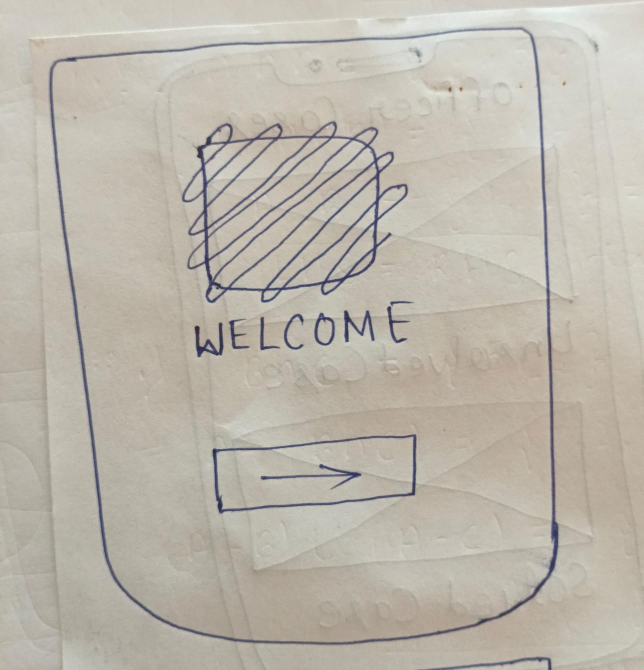
#> input picture dataset/custom_sketches/img1.jpeg, 1287 x 1340 px (shown at 1/2 size)
$ python -i camera_services.py   (imports and definitions only)
#> lines starting #> are read from the running program, lines starting #| are printed output that depends on the picture; after the words box and inside, x2 and y2 are one past the last pixel; in counts of white or black regions, pixels touching at a corner belong together
#> further down, picture is the input picture: shape (1340, 1287, 3); mean B, G, R 172.2, 183, 188.5
"""
Phase 3 - Camera & Document Scanner Service
Handles 4-corner paper contour detection and perspective warping.
"""
import cv2
import numpy as np


def order_points(pts: np.ndarray) -> np.ndarray:
  """Orders 4 points: [top-left, top-right, bottom-right, bottom-left]"""
  rect = np.zeros((4, 2), dtype="float32")
  s = pts.sum(axis=1)
  rect[0] = pts[np.argmin(s)]  # top-left
  rect[2] = pts[np.argmax(s)]  # bottom-right

  diff = np.diff(pts, axis=1)
  rect[1] = pts[np.argmin(diff)]  # top-right
  rect[3] = pts[np.argmax(diff)]  # bottom-left
  return rect


def four_point_transform(image: np.ndarray, pts: np.ndarray) -> np.ndarray:
  """Applies Bird's Eye View perspective warp on a 4-point polygon contour."""
  rect = order_points(pts)
  (tl, tr, br, bl) = rect

  # Compute width of new warped image
  width_a = np.sqrt(((br[0] - bl[0]) ** 2) + ((br[1] - bl[1]) ** 2))
  width_b = np.sqrt(((tr[0] - tl[0]) ** 2) + ((tr[1] - tl[1]) ** 2))
  max_width = max(int(width_a), int(width_b))

  # Compute height of new warped image
  height_a = np.sqrt(((tr[0] - br[0]) ** 2) + ((tr[1] - br[1]) ** 2))
  height_b = np.sqrt(((tl[0] - bl[0]) ** 2) + ((tl[1] - bl[1]) ** 2))
  max_height = max(int(height_a), int(height_b))

  dst = np.array(
      [
          [0, 0],
          [max_width - 1, 0],
          [max_width - 1, max_height - 1],
          [0, max_height - 1],
      ],
      dtype="float32",
  )

  matrix = cv2.getPerspectiveTransform(rect, dst)
  warped = cv2.warpPerspective(image, matrix, (max_width, max_height))
  return warped


def apply_clahe_contrast_normalization(
    image: np.ndarray,
    clip_limit: float = 2.0,
    tile_grid_size: tuple = (8, 8)
) -> np.ndarray:
    """
    Applies Contrast Limited Adaptive Histogram Equalization (CLAHE) on the Luminance (L)
    channel in LAB color space to equalize harsh ambient shadows from mobile camera photos
    without blowing out fine pencil/pen strokes.
    """
#> called with clip_limit = 2, tile_grid_size = (8, 8)
    if image is None or image.size == 0:
        return image

    clahe = cv2.createCLAHE(clipLimit=clip_limit, tileGridSize=tile_grid_size)

    # Single-channel grayscale
    if len(image.shape) == 2:
        return clahe.apply(image)
    if len(image.shape) == 3 and image.shape[2] == 1:
        return clahe.apply(image[:, :, 0])

    # 3-channel BGR color image
    lab = cv2.cvtColor(image, cv2.COLOR_BGR2LAB)
#> lab: shape (1340, 1287, 3); mean of channels 0, 1, 2 190.1, 128.1, 134.3
    l, a, b = cv2.split(lab)
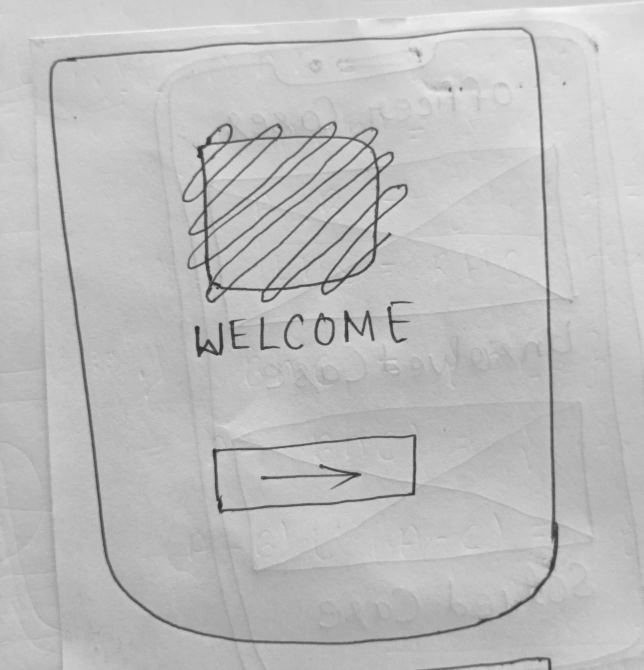
#> l: shape (1340, 1287) (shown at 1/2 size); min 33, max 250, mean 190.1
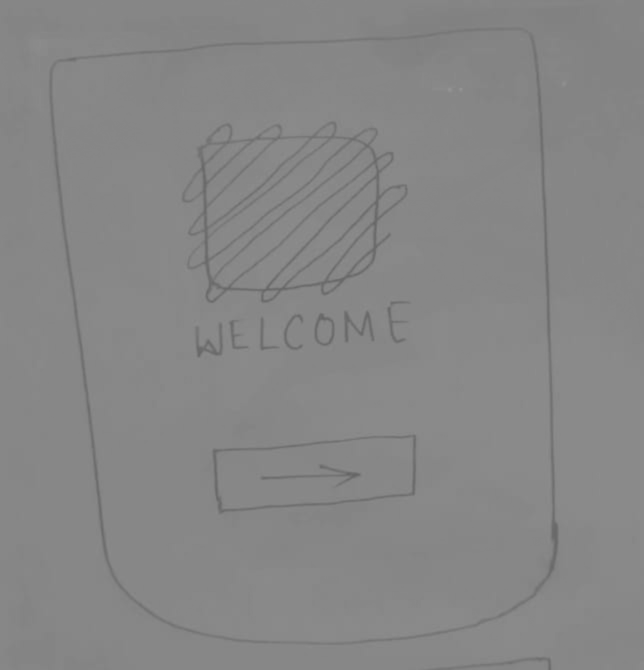
#> b: shape (1340, 1287) (shown at 1/2 size); min 100, max 149, mean 134.3
    cl = clahe.apply(l)
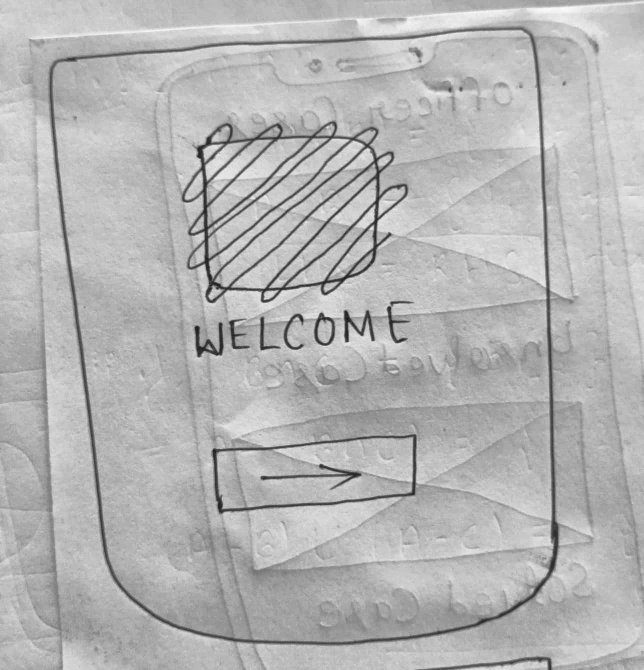
#> cl: shape (1340, 1287) (shown at 1/2 size); min 24, max 252, mean 180.6
    merged = cv2.merge((cl, a, b))
#> merged: shape (1340, 1287, 3); mean of channels 0, 1, 2 180.6, 128.1, 134.3
    return cv2.cvtColor(merged, cv2.COLOR_LAB2BGR)
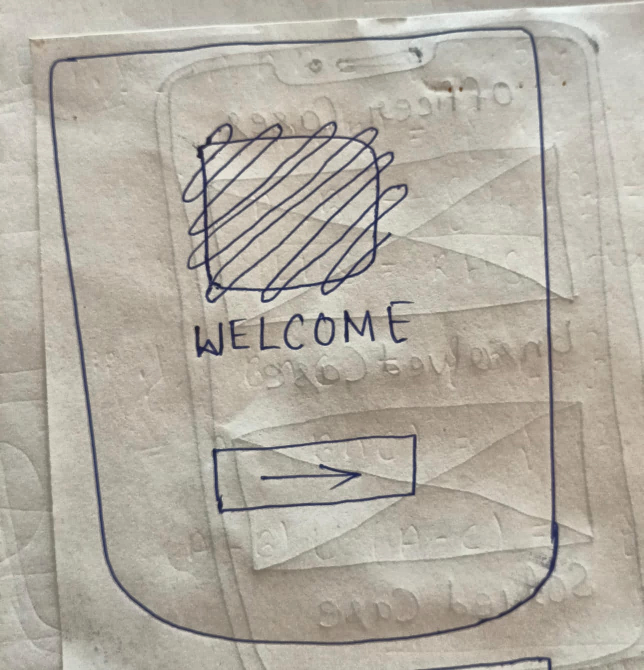
#> returned value: shape (1340, 1287, 3) (shown at 1/2 size); mean B, G, R 162.2, 173.2, 178.8


def detect_paper_and_warp(image: np.ndarray):
    """
    Finds the largest 4-sided contour (paper) and warps it.
    Applies CLAHE adaptive contrast normalization to eliminate harsh shadows
    before edge detection and perspective transformation.
    Falls back to the original image if no quadrilateral is found.
    """
    if image is None or image.size == 0:
        return image, False

    # Apply CLAHE adaptive lighting normalization prior to paper detection
    normalized = apply_clahe_contrast_normalization(image)

    gray = cv2.cvtColor(normalized, cv2.COLOR_BGR2GRAY)
    blurred = cv2.GaussianBlur(gray, (5, 5), 0)
    canny = cv2.Canny(blurred, 50, 150)
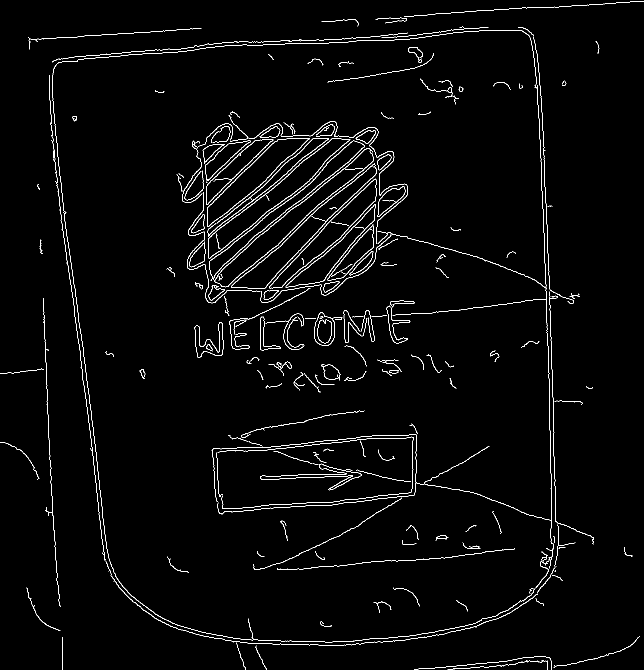
#> canny: shape (1340, 1287) (shown at 1/2 size); 2.2% white in thin lines or dots

    contours, _ = cv2.findContours(
        canny, cv2.RETR_EXTERNAL, cv2.CHAIN_APPROX_SIMPLE
    )
#> contours = 242 contours, 174 with area under 20; largest, box (x1, y1, x2, y2) and area: (428, 296, 748, 575) 12212, (538, 357, 753, 577) 8514, (413, 278, 547, 410) 4240, (628, 625, 670, 692) 2118, (755, 373, 811, 434) 1576

    max_area = 0
    paper_corners = None

    for cnt in contours:
        area = cv2.contourArea(cnt)
        if area > 5000:  # Noise threshold
            peri = cv2.arcLength(cnt, True)
            approx = cv2.approxPolyDP(cnt, 0.02 * peri, True)

            if len(approx) == 4 and area > max_area:
                max_area = area
                paper_corners = approx.reshape(4, 2)
#> this loop made 242 passes
#> (area, peri, max_area, paper_corners) on pass 168: (8514.5, 653.2, 8514.5, [[751, 357], [539, 576], [682, 474], [750, 402]])
#> (area, peri, approx) on pass 178: (12212, 905.9, [[743, 300], [428, 563], [456, 573]])
#> after the loop, max_area = 8514.5

    if paper_corners is not None:
        warped = four_point_transform(normalized, paper_corners)
#> in order_points, `s = pts.sum(axis=1)`: s = [1108, 1115, 1156, 1152]
#> in order_points, `diff = np.diff(pts, axis=1)`: diff = [-394, 37, -208, -348]
#> in four_point_transform, `rect = order_points(pts)`: rect = [[751, 357], [751, 357], [682, 474], [539, 576]]
#> in four_point_transform, `(tl, tr, br, bl) = rect`: tl = [751, 357]; br = [682, 474]; bl = [539, 576]
#> in four_point_transform, `width_a = np.sqrt(((br[0] - bl[0]) ** 2) + ((br[1] - bl[1]) ** 2))`: width_a = 175.7
#> in four_point_transform, `width_b = np.sqrt(((tr[0] - tl[0]) ** 2) + ((tr[1] - tl[1]) ** 2))`: width_b = 0
#> in four_point_transform, `max_width = max(int(width_a), int(width_b))`: max_width = 175
#> in four_point_transform, `height_a = np.sqrt(((tr[0] - br[0]) ** 2) + ((tr[1] - br[1]) ** 2))`: height_a = 135.8
#> in four_point_transform, `height_b = np.sqrt(((tl[0] - bl[0]) ** 2) + ((tl[1] - bl[1]) ** 2))`: height_b = 304.8
#> in four_point_transform, `max_height = max(int(height_a), int(height_b))`: max_height = 304
#> in four_point_transform, `dst = np.array( [ [0, 0], [max_width - 1, 0], [max_width - 1, max_heig..`: dst = [[0, 0], [174, 0], [174, 303], [0, 303]]
#> in four_point_transform, `matrix = cv2.getPerspectiveTransform(rect, dst)`: matrix = [[9.1e-05, 8.81e-05, -0.0998], [-0.00106, -0.000563, 0.995], [-3.49e-06, -1.86e-06, 0.00328]]
#> in four_point_transform, `warped = cv2.warpPerspective(image, matrix, (max_width, max_height))`:
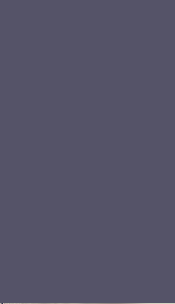
#> warped: shape (304, 175, 3); mean B, G, R 104.2, 83.3, 85.3
        return warped, True

    return normalized, False

>>> import cv2
>>> picture = cv2.imread('../../dataset/custom_sketches/img1.jpeg')
>>> result = detect_paper_and_warp(picture)

$ run again, on dataset/custom_sketches/img10.jpeg
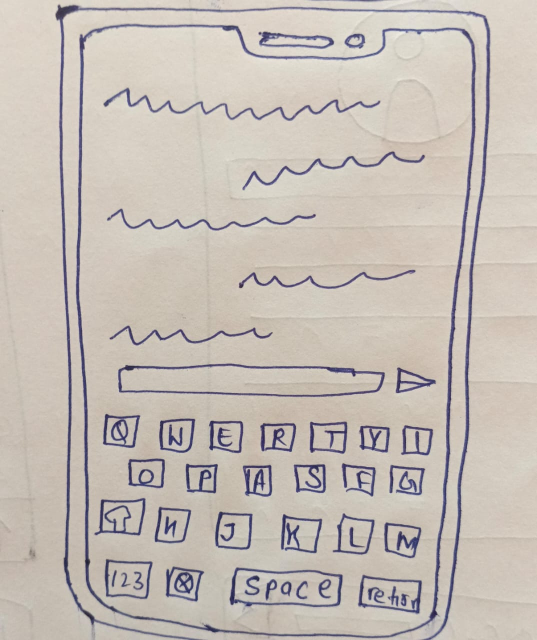
#> input picture dataset/custom_sketches/img10.jpeg, 1074 x 1280 px (shown at 1/2 size)
#> picture is the input picture: shape (1280, 1074, 3); mean B, G, R 182, 189.3, 197.4
#> lab: shape (1280, 1074, 3); mean of channels 0, 1, 2 196.4, 129.8, 132.4
#> merged: shape (1280, 1074, 3); mean of channels 0, 1, 2 191, 129.8, 132.4
#> in detect_paper_and_warp, `canny = cv2.Canny(blurred, 50, 150)`:
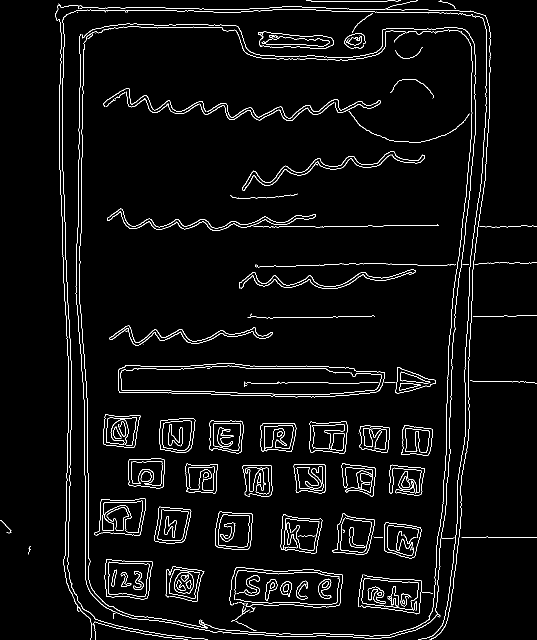
#> canny: shape (1280, 1074) (shown at 1/2 size); 3.4% white in thin lines or dots
#> contours = 131 contours, 72 with area under 20; largest, box (x1, y1, x2, y2) and area: (236, 726, 770, 795) 29500, (209, 1118, 306, 1199) 6468, (188, 996, 291, 1071) 5938, (430, 1023, 506, 1100) 5021, (665, 1026, 749, 1110) 4798
#> the loop in detect_paper_and_warp, `for cnt in contours:` made 131 passes
#> (area, peri, max_area, paper_corners) on passes 35, 69: (6468.5, 338.8, 6468.5, [[212, 1118], [213, 1193], [294, 1196], [304, 1123]]), (29500, 1178.2, 29500, [[236, 774], [755, 783], [769, 745], [251, 730]])
#> after the loop in detect_paper_and_warp, `for cnt in contours:`: max_area = 29500
#> s = [1010, 1538, 1514, 981]
#> diff = [538, 28, -24, 479]
#> rect = [[251, 730], [769, 745], [755, 783], [236, 774]]
#> tl = [251, 730]; tr = [769, 745]; br = [755, 783]; bl = [236, 774]
#> width_a = 519.1
#> width_b = 518.2
#> max_width = 519
#> height_a = 40.5
#> height_b = 46.49
#> max_height = 46
#> dst = [[0, 0], [518, 0], [518, 45], [0, 45]]
#> matrix = [[0.733, 0.25, -366.3], [-0.0251, 0.865, -625.5], [-0.000221, -0.00012, 1]]
#> in four_point_transform, `warped = cv2.warpPerspective(image, matrix, (max_width, max_height))`:
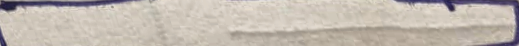
#> warped: shape (46, 519, 3); mean B, G, R 175.8, 184.7, 193.4

$ run again, on dataset/custom_sketches/img11.jpeg
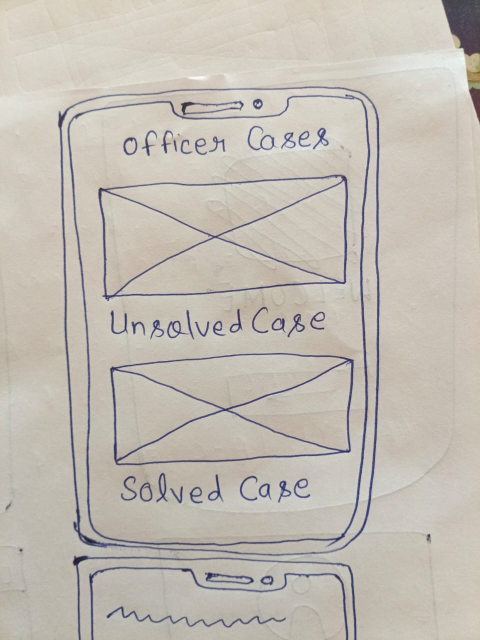
#> input picture dataset/custom_sketches/img11.jpeg, 960 x 1280 px (shown at 1/2 size)
#> picture is the input picture: shape (1280, 960, 3); mean B, G, R 179.7, 188.3, 194.2
#> lab: shape (1280, 960, 3); mean of channels 0, 1, 2 195.1, 128.7, 133
#> merged: shape (1280, 960, 3); mean of channels 0, 1, 2 186.9, 128.7, 133
#> in detect_paper_and_warp, `canny = cv2.Canny(blurred, 50, 150)`:
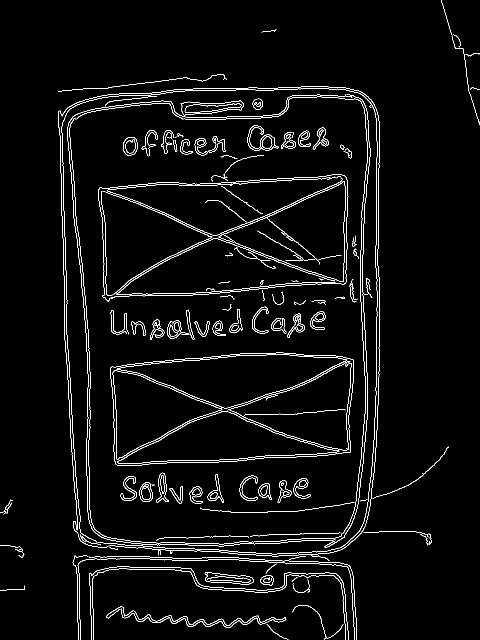
#> canny: shape (1280, 960) (shown at 1/2 size); 3.2% white in thin lines or dots
#> contours = 37 contours, 26 with area under 20; largest, box (x1, y1, x2, y2) and area: (116, 172, 760, 1113) 568776, (409, 1144, 508, 1170) 1523, (520, 1151, 548, 1171) 402, (242, 1213, 573, 1256) 291, (745, 893, 898, 997) 70
#> the loop in detect_paper_and_warp, `for cnt in contours:` made 37 passes
#> (area, peri, max_area, paper_corners) on pass 31: (568776, 3173.3, 568776, [[724, 184], [117, 222], [165, 1085], [727, 1059]])
#> after the loop in detect_paper_and_warp, `for cnt in contours:`: max_area = 568776
#> s = [908, 339, 1250, 1786]
#> diff = [-540, 105, 920, 332]
#> rect = [[117, 222], [724, 184], [727, 1059], [165, 1085]]
#> tl = [117, 222]; tr = [724, 184]; br = [727, 1059]; bl = [165, 1085]
#> width_a = 562.6
#> width_b = 608.2
#> max_width = 608
#> height_a = 875
#> height_b = 864.3
#> max_height = 875
#> dst = [[0, 0], [607, 0], [607, 874], [0, 874]]
#> matrix = [[0.99, -0.0551, -103.7], [0.0575, 0.918, -210.6], [1.32e-05, -8.52e-05, 1]]
#> in four_point_transform, `warped = cv2.warpPerspective(image, matrix, (max_width, max_height))`:
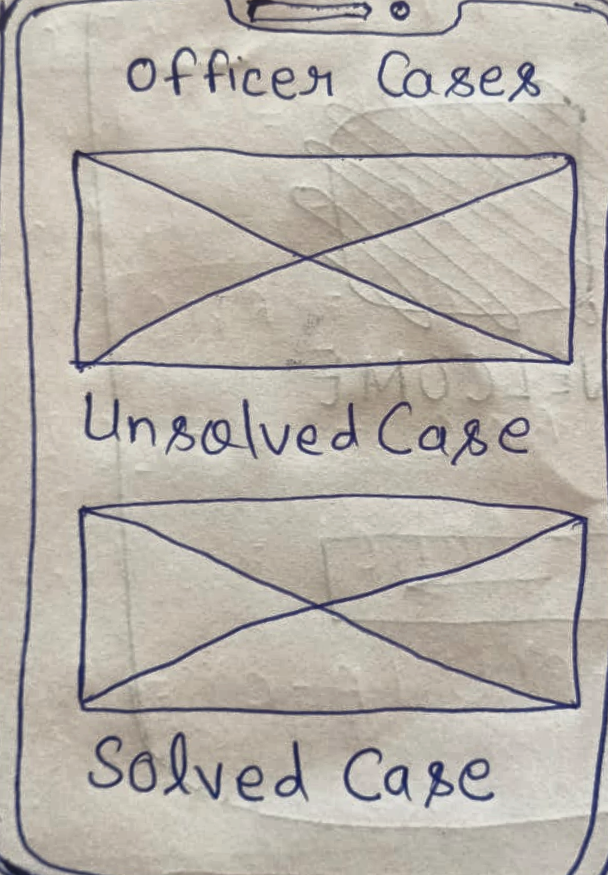
#> warped: shape (875, 608, 3); mean B, G, R 169.4, 177.5, 183.5

$ run again, on dataset/custom_sketches/img12.jpeg
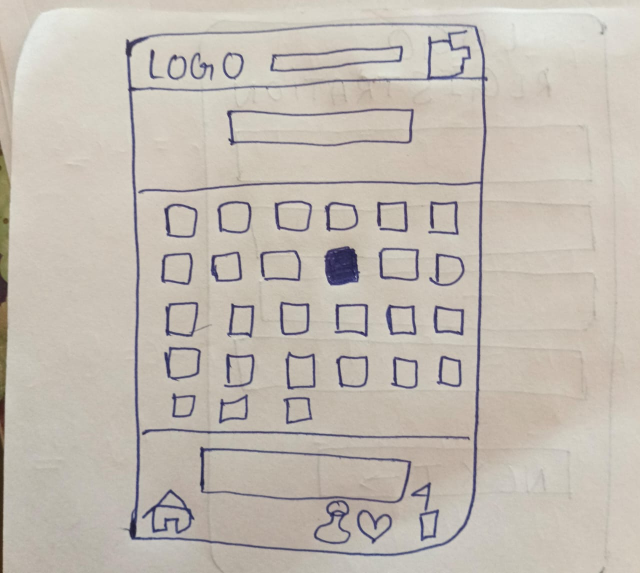
#> input picture dataset/custom_sketches/img12.jpeg, 1280 x 1146 px (shown at 1/2 size)
#> picture is the input picture: shape (1146, 1280, 3); mean B, G, R 178.3, 187.4, 194.7
#> lab: shape (1146, 1280, 3); mean of channels 0, 1, 2 194.5, 129.1, 133.4
#> merged: shape (1146, 1280, 3); mean of channels 0, 1, 2 188.1, 129.1, 133.4
#> in detect_paper_and_warp, `canny = cv2.Canny(blurred, 50, 150)`:
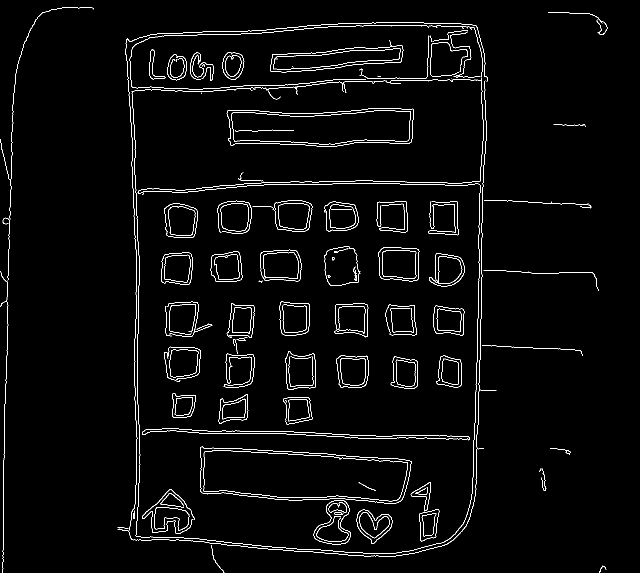
#> canny: shape (1146, 1280) (shown at 1/2 size); 2.4% white in thin lines or dots
#> contours = 110 contours, 64 with area under 20; largest, box (x1, y1, x2, y2) and area: (400, 893, 824, 1007) 37538, (453, 216, 828, 294) 24116, (540, 80, 807, 145) 8795, (757, 495, 839, 563) 4912, (520, 499, 603, 563) 4566
#> the loop in detect_paper_and_warp, `for cnt in contours:` made 110 passes
#> (area, peri, max_area, paper_corners) on pass 16: (37538.5, 1039.8, 37538.5, [[401, 983], [792, 1006], [823, 923], [403, 893]])
#> after the loop in detect_paper_and_warp, `for cnt in contours:`: max_area = 37538.5
#> s = [1384, 1798, 1746, 1296]
#> diff = [582, 214, 100, 490]
#> rect = [[403, 893], [823, 923], [792, 1006], [401, 983]]
#> tl = [403, 893]; tr = [823, 923]; br = [792, 1006]; bl = [401, 983]
#> width_a = 391.7
#> width_b = 421.1
#> max_width = 421
#> height_a = 88.6
#> height_b = 90.02
#> max_height = 90
#> dst = [[0, 0], [420, 0], [420, 89], [0, 89]]
#> matrix = [[0.533, 0.0119, -225.5], [-0.0371, 0.519, -448.8], [-4.63e-05, -0.000463, 1]]
#> in four_point_transform, `warped = cv2.warpPerspective(image, matrix, (max_width, max_height))`:
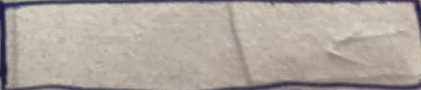
#> warped: shape (90, 421, 3); mean B, G, R 158.1, 166.7, 176
